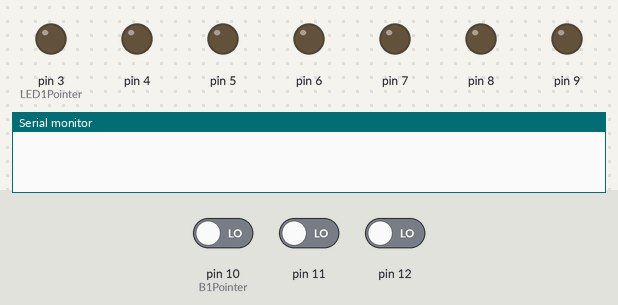
Simulated run of this sketch. Board: Arduino Uno, built with avr-gcc and run on an emulated ATmega328P. Shown: output pins drawn as LEDs (lit = HIGH), the last lines printed to the serial monitor. Dashed ring = blinking. Inputs (shaded band) come from the test bench; at power-on: pin 11 LOW, pin 10 (B1Pointer) LOW, pin 12 LOW.

Above: at 3.2 s.
3.3 s: pin 11 driven HIGH
At 3.65 s:
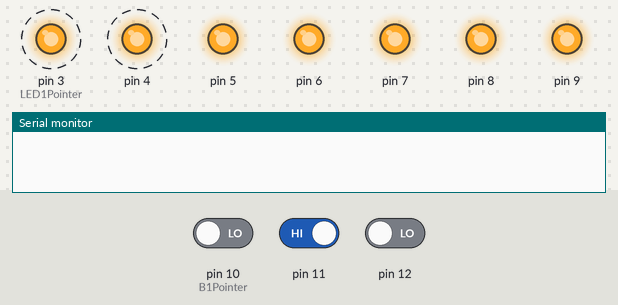
6.3 s: pin 10 (B1Pointer) driven HIGH
At 8.7 s:
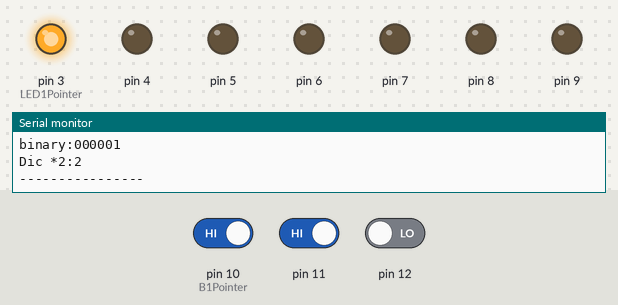
9.3 s: pin 12 driven HIGH
At 9.71 s:
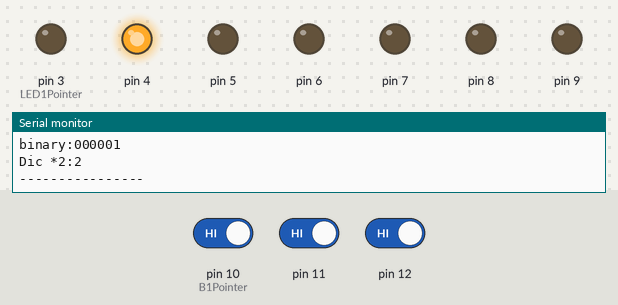
12.3 s: pin 11 driven LOW
At 12.76 s:
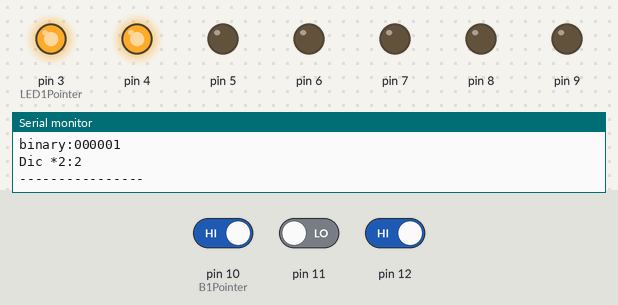
15.3 s: pin 12 driven LOW
At 15.5 s:
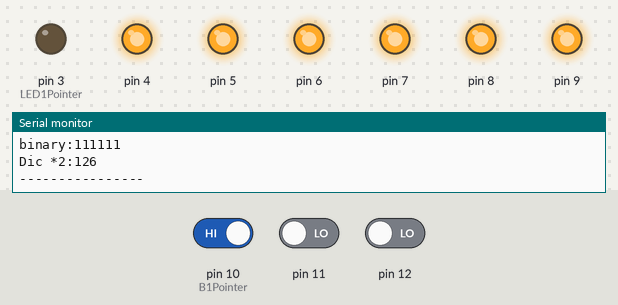
18.3 s: pin 11 driven HIGH
At 18.84 s:
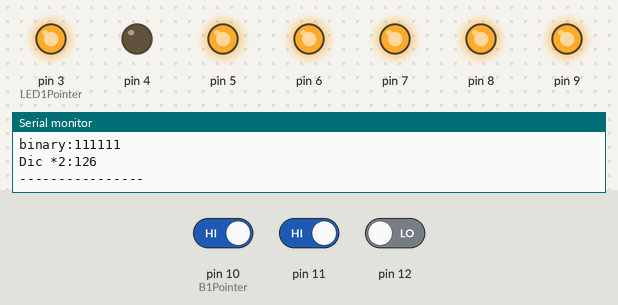
Timing chart, 0 to 21.7 s (numbered marks = the images above; inputs shaded):
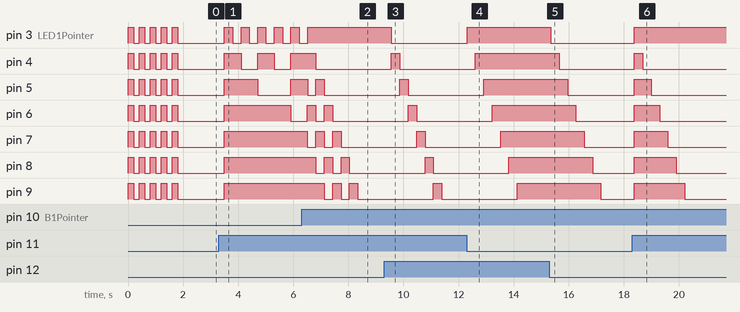

Measured:
- after the input at 3.3 s, pin 3 (LED1Pointer): alternates HIGH for 0.30 s and LOW for 0.30 s, starting after 0.20 s; pin 4: alternates HIGH for 0.60 s and LOW for 0.60 s, starting after 0.20 s; pin 5: LOW → HIGH after 0.20 s, → LOW 1.2 s later, → HIGH 1.2 s later; pin 6: LOW → HIGH after 0.20 s, → LOW 2.4 s later; pin 7–9: LOW → HIGH after 0.20 s
- after the input at 6.3 s, pin 3 (LED1Pointer): goes on until 6.5 s, then stays HIGH; pin 8: alternates HIGH for 0.30 s and LOW for 0.30 s, 5 changes in all, then stays LOW, starting after 0.52 s; pin 9: alternates HIGH for 0.30 s and LOW for 0.30 s, 5 changes in all, then stays LOW, starting after 0.82 s
- after the input at 9.3 s, pin 3 (LED1Pointer): HIGH → LOW after 0.26 s; pin 4: LOW → HIGH after 0.26 s, → LOW 0.31 s later; pin 5: LOW → HIGH after 0.57 s, → LOW 0.31 s later; pin 6: LOW → HIGH after 0.87 s, → LOW 0.31 s later; pin 7: LOW → HIGH after 1.2 s, → LOW 0.31 s later
- after the input at 12.3 s, pin 3 (LED1Pointer): LOW → HIGH at once; pin 4: LOW → HIGH after 0.31 s; pin 5: LOW → HIGH after 0.62 s; pin 6: LOW → HIGH after 0.92 s; pin 7: LOW → HIGH after 1.2 s
- after the input at 15.3 s, pin 3 (LED1Pointer): HIGH → LOW after 0.05 s; pin 4: HIGH → LOW after 0.35 s; pin 5: HIGH → LOW after 0.66 s; pin 6: HIGH → LOW after 0.96 s; pin 7: HIGH → LOW after 1.3 s
- after the input at 18.3 s, pin 3 (LED1Pointer): LOW → HIGH after 0.08 s; pin 4: LOW → HIGH after 0.08 s, → LOW 0.30 s later; pin 5: LOW → HIGH after 0.08 s, → LOW 0.61 s later; pin 6: LOW → HIGH after 0.08 s, → LOW 0.91 s later; pin 7: LOW → HIGH after 0.08 s, → LOW 1.2 s later

The sketch:

GL-ByTarik.ino
```cpp
int B1Pointer = 10;    // First button pin
int BCount = 3;        // Number of buttons
int LED1Pointer = 3;   // First LED pin
int LEDCount = 7;      // Number of LEDs

int state=0;

void setup()
{
    for (int i = 0; i < BCount; i++)
        pinMode(B1Pointer + i, INPUT);
    for (int i = 0; i < LEDCount; i++)
        pinMode(LED1Pointer + i, OUTPUT);
    allBlink(200);
    Serial.begin(9600);
}

void loop()
{

  for (int i = 0; i < BCount; i++)
    {
        if (digitalRead(B1Pointer + i) == HIGH)
        {
          if(i==0){
            Serial.print("Dic   :");
            Serial.println(state);
            state=(state*2)%128;
            Serial.print("binary:");
            Serial.println(reverseString(toBinary(state)));
            Serial.print("Dic *2:");
            Serial.println(state);
            Serial.println("----------------");
            bineryToLED(toBinary(state));
          }else if(i==1){
            if(state==0)
              state=127;
            else
              state--;
            bineryToLED(toBinary(state));
          }else if(i==2){
            state=(state+1)%128;
            bineryToLED(toBinary(state));
          }

        }
    }
    delay(300);
}

void leds(int state)
{
    for (int i = 0; i < LEDCount - 1; i++)
        digitalWrite(LED1Pointer + i, state);
}
void allBlink(int delayTime)
{
    for (int k = 0; k < 5; k++)
    {
        for (int i = 0; i < LEDCount; i++)
            digitalWrite(LED1Pointer + i, HIGH);
        delay(delayTime);
        for (int i = 0; i < LEDCount; i++)
            digitalWrite(LED1Pointer + i, LOW);
        delay(delayTime);
    }
}
void blink(int pin, int delayTime)
{
    digitalWrite(pin, HIGH);
    delay(delayTime);
    digitalWrite(pin, LOW);
    delay(delayTime);
}
String toBinary(int number){
  String output="";
  for (int i =0; i<7;i++) {
    output=output+String(number%2);
    number=number/2;
  }
  return output;
}
void bineryToLED(String num){
  for (int i=0; i<LEDCount; i++) {
    if(num.charAt(i)=='1'){
      digitalWrite(LED1Pointer+i, HIGH);
    }
    else{
      digitalWrite(LED1Pointer+i, LOW);
    }

  }
}
String reverseString(String s){
  String tmp="";
  for (int i=LEDCount-1; i>0; i--) {
    tmp+=s.charAt(i);
  }
  return tmp;
}
```
